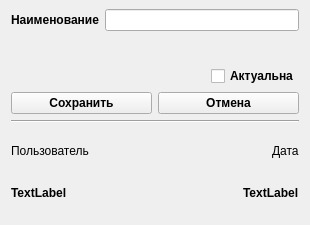
<?xml version="1.0" encoding="UTF-8"?>
<ui version="4.0">
 <class>InventoriesDialog</class>
 <widget class="QWidget" name="InventoriesDialog">
  <property name="geometry">
   <rect>
    <x>0</x>
    <y>0</y>
    <width>310</width>
    <height>225</height>
   </rect>
  </property>
  <property name="minimumSize">
   <size>
    <width>310</width>
    <height>225</height>
   </size>
  </property>
  <property name="maximumSize">
   <size>
    <width>310</width>
    <height>225</height>
   </size>
  </property>
  <property name="windowTitle">
   <string>Form</string>
  </property>
  <layout class="QGridLayout" name="gridLayout">
   <property name="topMargin">
    <number>9</number>
   </property>
   <item row="2" column="0">
    <layout class="QHBoxLayout" name="hLayoutAccountingTransaction">
     <property name="topMargin">
      <number>0</number>
     </property>
    </layout>
   </item>
   <item row="5" column="0">
    <widget class="Line" name="line">
     <property name="orientation">
      <enum>Qt::Horizontal</enum>
     </property>
    </widget>
   </item>
   <item row="0" column="0">
    <layout class="QHBoxLayout" name="hLayoutInventories">
     <item>
      <widget class="QLabel" name="labelNameInventories">
       <property name="font">
        <font>
         <family>Arial</family>
         <pointsize>9</pointsize>
         <weight>75</weight>
         <bold>true</bold>
        </font>
       </property>
       <property name="text">
        <string>Наименование</string>
       </property>
      </widget>
     </item>
     <item>
      <widget class="QLineEdit" name="lineEditInventories"/>
     </item>
    </layout>
   </item>
   <item row="4" column="0">
    <layout class="QHBoxLayout" name="hLayoutOkCancel">
     <item>
      <widget class="QPushButton" name="buttonSave">
       <property name="font">
        <font>
         <family>Arial</family>
         <pointsize>9</pointsize>
         <weight>75</weight>
         <bold>true</bold>
        </font>
       </property>
       <property name="text">
        <string>Сохранить</string>
       </property>
      </widget>
     </item>
     <item>
      <widget class="QPushButton" name="buttonCancel">
       <property name="font">
        <font>
         <family>Arial</family>
         <pointsize>9</pointsize>
         <weight>75</weight>
         <bold>true</bold>
        </font>
       </property>
       <property name="text">
        <string>Отмена</string>
       </property>
      </widget>
     </item>
    </layout>
   </item>
   <item row="3" column="0">
    <layout class="QHBoxLayout" name="hLayoutActual">
     <item alignment="Qt::AlignRight">
      <widget class="QCheckBox" name="checkBoxActual">
       <property name="font">
        <font>
         <family>Arial</family>
         <pointsize>9</pointsize>
         <weight>75</weight>
         <bold>true</bold>
        </font>
       </property>
       <property name="text">
        <string>Актуальна</string>
       </property>
      </widget>
     </item>
    </layout>
   </item>
   <item row="6" column="0">
    <layout class="QGridLayout" name="gLayoutInfromation">
     <property name="spacing">
      <number>0</number>
     </property>
     <item row="1" column="0" alignment="Qt::AlignLeft">
      <widget class="QLabel" name="labelUserD">
       <property name="font">
        <font>
         <family>Arial</family>
         <pointsize>9</pointsize>
         <weight>75</weight>
         <bold>true</bold>
        </font>
       </property>
       <property name="text">
        <string>TextLabel</string>
       </property>
      </widget>
     </item>
     <item row="0" column="0" alignment="Qt::AlignLeft">
      <widget class="QLabel" name="labelUserI">
       <property name="text">
        <string>Пользователь</string>
       </property>
      </widget>
     </item>
     <item row="1" column="1" alignment="Qt::AlignRight">
      <widget class="QLabel" name="labelDateD">
       <property name="font">
        <font>
         <family>Arial</family>
         <pointsize>9</pointsize>
         <weight>75</weight>
         <bold>true</bold>
        </font>
       </property>
       <property name="text">
        <string>TextLabel</string>
       </property>
      </widget>
     </item>
     <item row="0" column="1" alignment="Qt::AlignRight">
      <widget class="QLabel" name="labelDateI">
       <property name="text">
        <string>Дата</string>
       </property>
      </widget>
     </item>
    </layout>
   </item>
   <item row="1" column="0">
    <layout class="QHBoxLayout" name="hLayoutControlButton">
     <property name="spacing">
      <number>0</number>
     </property>
     <property name="sizeConstraint">
      <enum>QLayout::SetDefaultConstraint</enum>
     </property>
     <item>
      <widget class="QToolButton" name="buttonAdd">
       <property name="toolTip">
        <string>Добавить учетную проводку</string>
       </property>
       <property name="toolButtonStyle">
        <enum>Qt::ToolButtonIconOnly</enum>
       </property>
       <property name="autoRaise">
        <bool>true</bool>
       </property>
      </widget>
     </item>
     <item>
      <widget class="QToolButton" name="buttonEdit">
       <property name="enabled">
        <bool>true</bool>
       </property>
       <property name="toolTip">
        <string>Править учетную проводку</string>
       </property>
       <property name="toolButtonStyle">
        <enum>Qt::ToolButtonIconOnly</enum>
       </property>
       <property name="autoRaise">
        <bool>true</bool>
       </property>
      </widget>
     </item>
     <item>
      <widget class="QToolButton" name="buttonDelete">
       <property name="enabled">
        <bool>true</bool>
       </property>
       <property name="toolTip">
        <string>Удалить учетную проводку</string>
       </property>
       <property name="toolButtonStyle">
        <enum>Qt::ToolButtonIconOnly</enum>
       </property>
       <property name="autoRaise">
        <bool>true</bool>
       </property>
      </widget>
     </item>
    </layout>
   </item>
  </layout>
 </widget>
 <resources/>
 <connections/>
</ui>
